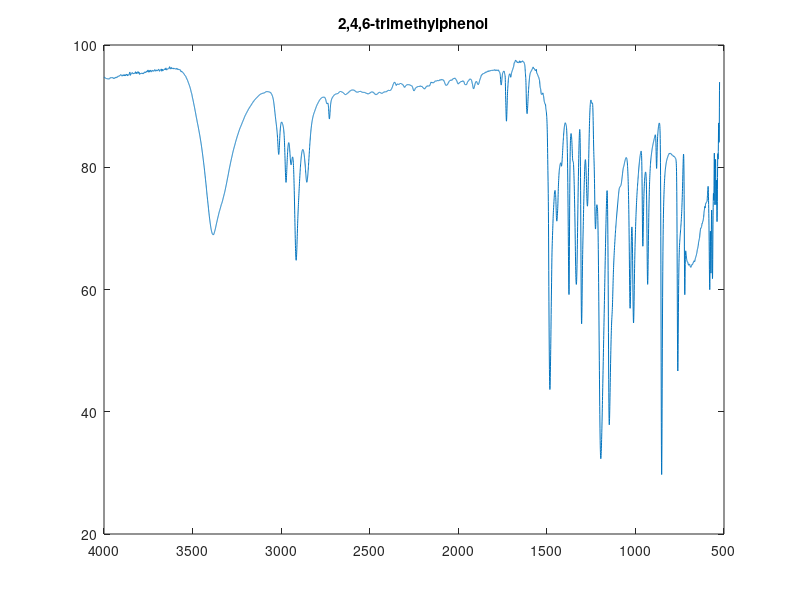
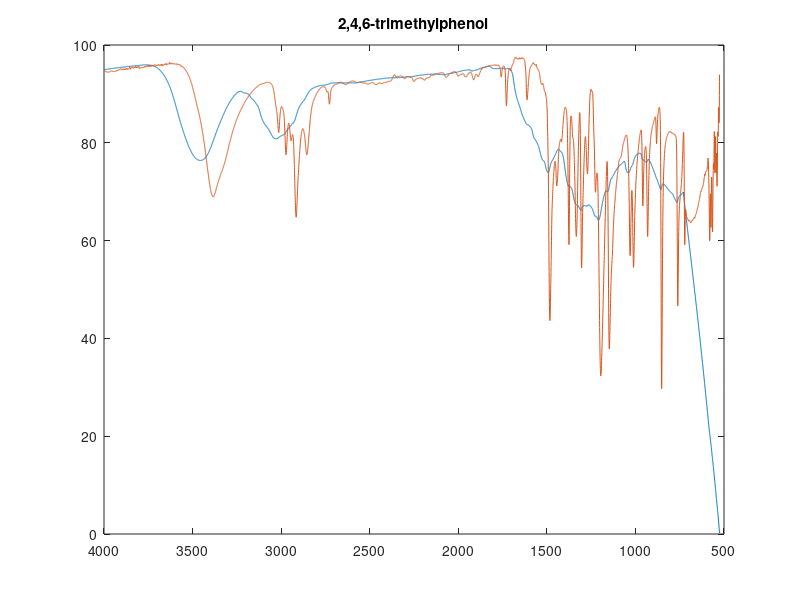
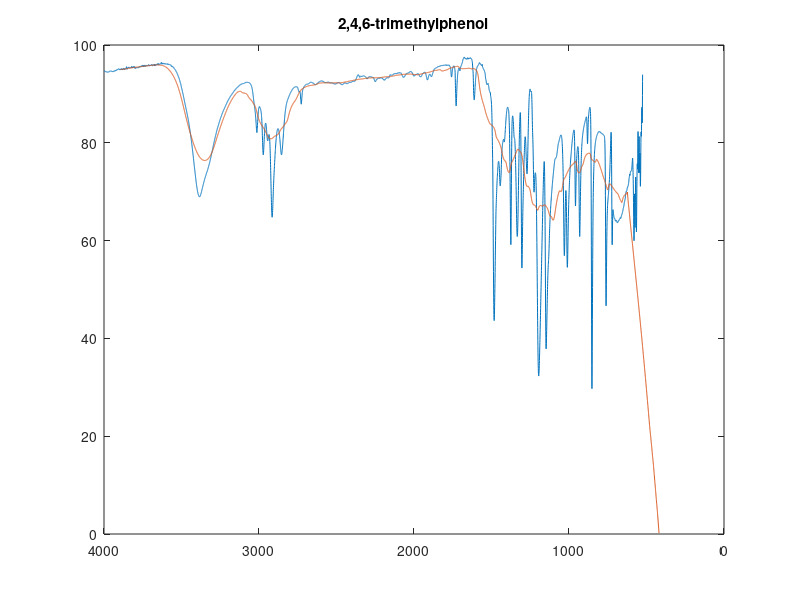
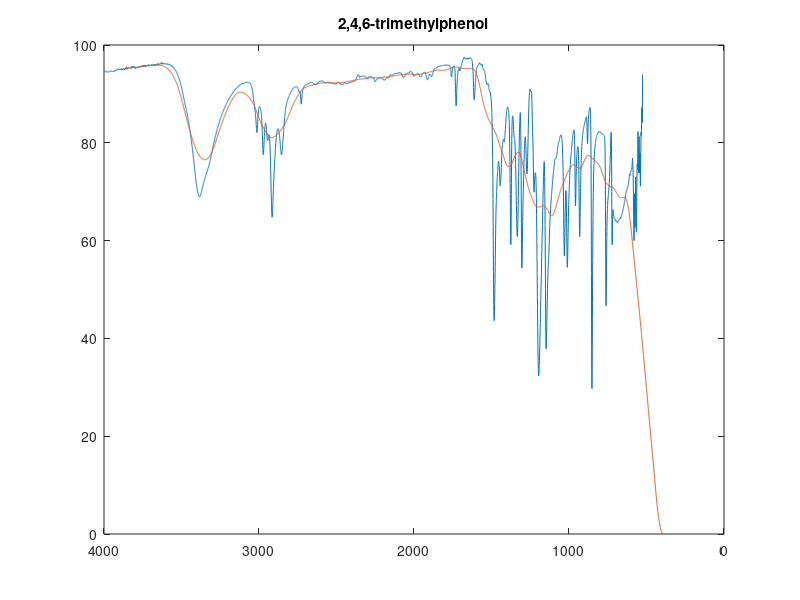

Write MATLAB code to recreate these figures, in order. (Note: this script raises an error after producing the figures.)
% This is an m-file to perfrom signal smoothing

% Reading in our IR Spectra
% The first column is the associated wavelength for each transmittance. The
% second column is the % transmittance 
Spectra = csvread('2-4-6-trimethylphenol.CSV');

% There is alot of useless information in these files. Therefore we are
% going to trim the beginning of the data set
[A,B] = size(Spectra);
while Spectra(1,2) == 0
    Spectra(1,:) = [];
end
[A,B] = size(Spectra);
Spectra(A,:) = [];

% Re-compute the size of Spectra and generate a random vecotor for noise
% incorporation
[A,B] = size(Spectra);

% Plot the original Spectra for 2-4-6-trimethylphenol and Detail
% Coefficients
figure;
plot(Spectra(:,1),Spectra(:,2));
hold on
title('2,4,6-trimethylphenol');
set(gca,'xdir','reverse') % Flip the xscale to go from biggest to smallest

%% Perform signal smoothing
% The divisors of 7208
% 1, 2, 4, 8, 17, 34, 53, 68, 106, 136, 212, 424, 901, 1802, 3604, 7208
piece = 424;
smooth = ones(1,piece)/piece;
smoothsignal = filter(smooth,1,Spectra(:,2));

% Plot the original and smoothed signal
figure;
plot(Spectra(:,1),[smoothsignal Spectra(:,2)]);
title('2,4,6-trimethylphenol');
set(gca,'xdir','reverse') % Flip the xscale to go from biggest to smallest

% Adjust for filter delay
fdelay = (piece-1)/4;
figure;
plot(Spectra(:,1),Spectra(:,2));
hold on
plot(Spectra(:,1)-fdelay, smoothsignal);
title('2,4,6-trimethylphenol');
set(gca,'xdir','reverse') % Flip the xscale to go from biggest to smallest

% Update the smoothed Spectra
Spectra2 = [Spectra(:,1)-fdelay, smoothsignal];

% Perform a a second iteration of signal smoothing
piece2 = 106;
smooth = ones(1,piece2)/piece2;
smoothsignal = filter(smooth,1,Spectra2(:,2));

% Adjust for filter delay
fdelay2 = (piece2-1)/4;
figure;
plot(Spectra(:,1),Spectra(:,2));
hold on
plot(Spectra2(:,1)-fdelay2, smoothsignal);
title('2,4,6-trimethylphenol');
set(gca,'xdir','reverse') % Flip the xscale to go from biggest to smallest

% Update the smoothed Spectra
Spectra3 = [Spectra2(:,1)-fdelay2, smoothsignal];

%% Perform peak detection using UHWT
% Perform n iterations of the Undecimated Transform and plot the result
[MLow2,MHigh2] = UHWT1D(Spectra3(:,2),100);

signdetect = [];
for i = 1:100
    posneg = sign(MHigh2(:,i));
    signdetect = [signdetect, posneg];
end

% This finds the peaks at each iteration of the transform
index = [];
for i = 100:-1:1
    count = 1;
    for j = 1:A-1
        if signdetect(j,i) == 1 && signdetect(j+1,i) == -1
            index(count,i) = j+1;
            count = count + 1;
        end
    end
    b(i) = count-1;
end

% Find the closest index values
Nindex = [];
count = 1;
for i = 1: b(100)
    col = 100;
    temp = index(i,col);
    while col ~= 1
        sub = abs(temp - index(:,col-1));
        minimum = min(sub);
        new = find(sub==minimum);
        temp = index(new,col-1);
        col = col - 1;
    end
    Nindex(count) = temp;
    count = count + 1;
end

% Get the peak values from the original spectra
for i = 1: length(Nindex)
    Npeaks(i,:) = Spectra3(Nindex(i),:);
end        

% Plot the spectra and the found peaks
figure;
plot(Spectra3(:,1),Spectra3(:,2));
hold on
scatter(Npeaks(:,1),Npeaks(:,2));
hold on
plot(Spectra(:,1),Spectra(:,2));
title('2,4,6-trimethylphenol and peak detection 100 iterations');
set(gca,'xdir','reverse') % Flip the xscale to go from biggest to smallest
